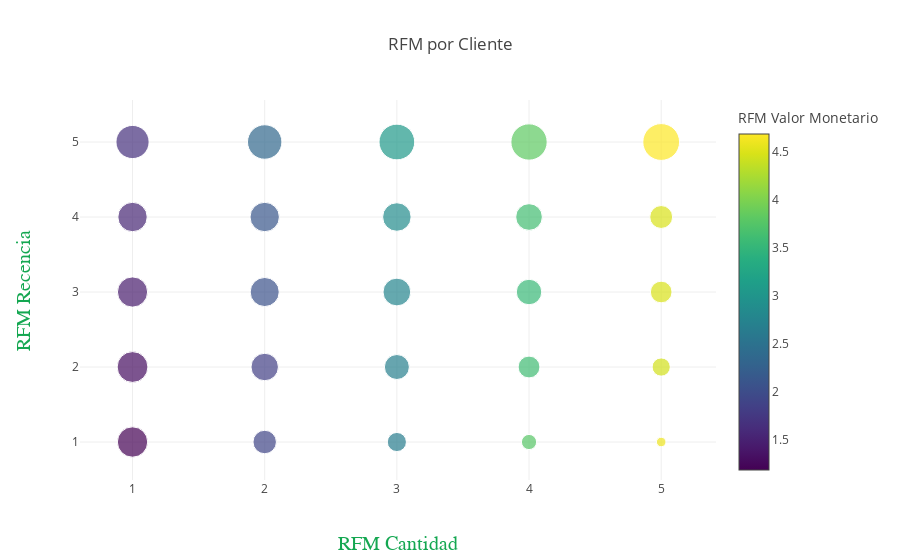

Notebook cell for this chart:
### Code cell
crear_scatter_RFM(transacciones_agrupadas_RFM,"RFM por Cliente", size='Cantidad_Clientes')

### Figure 1 — Plotly figure (JSON) as saved in the notebook; plotly's stock layout.template omitted (floating-point values rounded to 4 significant figures)
{"data": [{"marker": {"color": [1.19, 1.912, 2.653, 3.773, 4.6, 1.307, 1.851, 2.7, 3.603, 4.447, 1.453, 2.071, 2.768, 3.533, 4.484, 1.553, 2.121, 2.871, 3.624, 4.484, 1.666, 2.361, 3.055, 3.816, 4.682], "colorbar": {"title": {"text": "RFM Valor Monetario"}}, "colorscale": "Viridis", "showscale": true, "size": [30.38, 23.47, 19.12, 15.23, 9.592, 30.8, 27.43, 24.98, 21.84, 18.22, 30.22, 29.08, 27.74, 25.47, 21.68, 29.38, 29.38, 28.5, 26.64, 22.91, 33.17, 34.44, 35.73, 36.31, 36.8]}, "mode": "markers", "text": ["RFM Cantidad:1<br>RFM Recencia:1<br>RFM Valor Monetario Promedio:1.19<br>Cantidad Clientes:1987", "RFM Cantidad:2<br>RFM Recencia:1<br>RFM Valor Monetario Promedio:1.91<br>Cantidad Clientes:352", "RFM Cantidad:3<br>RFM Recencia:1<br>RFM Valor Monetario Promedio:2.65<br>Cantidad Clientes:118", "RFM Cantidad:4<br>RFM Recencia:1<br>RFM Valor Monetario Promedio:3.77<br>Cantidad Clientes:44", "RFM Cantidad:5<br>RFM Recencia:1<br>RFM Valor Monetario Promedio:4.6<br>Cantidad Clientes:10", "RFM Cantidad:1<br>RFM Recencia:2<br>RFM Valor Monetario Promedio:1.31<br>Cantidad Clientes:2207", "RFM Cantidad:2<br>RFM Recencia:2<br>RFM Valor Monetario Promedio:1.85<br>Cantidad Clientes:950", "RFM Cantidad:3<br>RFM Recencia:2<br>RFM Valor Monetario Promedio:2.7<br>Cantidad Clientes:514", "RFM Cantidad:4<br>RFM Recencia:2<br>RFM Valor Monetario Promedio:3.6<br>Cantidad Clientes:234", "RFM Cantidad:5<br>RFM Recencia:2<br>RFM Valor Monetario Promedio:4.45<br>Cantidad Clientes:94", "RFM Cantidad:1<br>RFM Recencia:3<br>RFM Valor Monetario Promedio:1.45<br>Cantidad Clientes:1911", "RFM Cantidad:2<br>RFM Recencia:3<br>RFM Valor Monetario Promedio:2.07<br>Cantidad Clientes:1434", "RFM Cantidad:3<br>RFM Recencia:3<br>RFM Valor Monetario Promedio:2.77<br>Cantidad Clientes:1026", "RFM Cantidad:4<br>RFM Recencia:3<br>RFM Valor Monetario Promedio:3.53<br>Cantidad Clientes:582", "RFM Cantidad:5<br>RFM Recencia:3<br>RFM Valor Monetario Promedio:4.48<br>Cantidad Clientes:225", "RFM Cantidad:1<br>RFM Recencia:4<br>RFM Valor Monetario Promedio:1.55<br>Cantidad Clientes:1548", "RFM Cantidad:2<br>RFM Recencia:4<br>RFM Valor Monetario Promedio:2.12<br>Cantidad Clientes:1549", "RFM Cantidad:3<br>RFM Recencia:4<br>RFM Valor Monetario Promedio:2.87<br>Cantidad Clientes:1241", "RFM Cantidad:4<br>RFM Recencia:4<br>RFM Valor Monetario Promedio:3.62<br>Cantidad Clientes:779", "RFM Cantidad:5<br>RFM Recencia:4<br>RFM Valor Monetario Promedio:4.48<br>Cantidad Clientes:306", "RFM Cantidad:1<br>RFM Recencia:5<br>RFM Valor Monetario Promedio:1.67<br>Cantidad Clientes:3996", "RFM Cantidad:2<br>RFM Recencia:5<br>RFM Valor Monetario Promedio:2.36<br>Cantidad Clientes:5487", "RFM Cantidad:3<br>RFM Recencia:5<br>RFM Valor Monetario Promedio:3.06<br>Cantidad Clientes:7573", "RFM Cantidad:4<br>RFM Recencia:5<br>RFM Valor Monetario Promedio:3.82<br>Cantidad Clientes:8752", "RFM Cantidad:5<br>RFM Recencia:5<br>RFM Valor Monetario Promedio:4.68<br>Cantidad Clientes:9900"], "type": "scatter", "uid": "54d530e2-8d41-4db1-b438-578c86fda045", "x": [1, 2, 3, 4, 5, 1, 2, 3, 4, 5, 1, 2, 3, 4, 5, 1, 2, 3, 4, 5, 1, 2, 3, 4, 5], "y": [1, 1, 1, 1, 1, 2, 2, 2, 2, 2, 3, 3, 3, 3, 3, 4, 4, 4, 4, 4, 5, 5, 5, 5, 5]}], "layout": {"autosize": true, "hovermode": "closest", "title": {"text": "RFM por Cliente"}, "xaxis": {"title": {"font": {"color": "#14A751", "family": "Myriad", "size": 20}, "text": "RFM Cantidad"}}, "yaxis": {"title": {"font": {"color": "#14A751", "family": "Myriad", "size": 20}, "text": "RFM Recencia"}}}}
